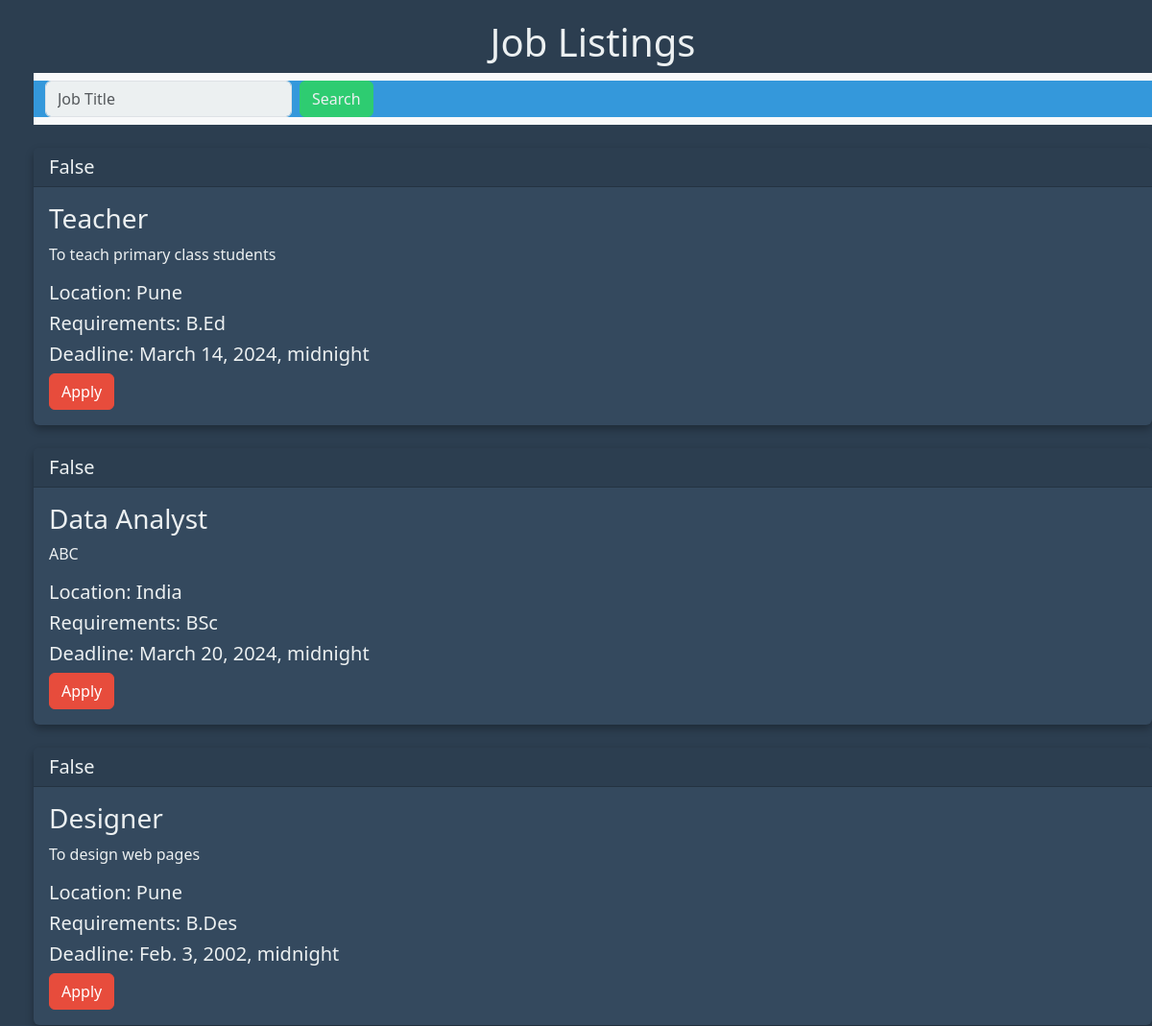
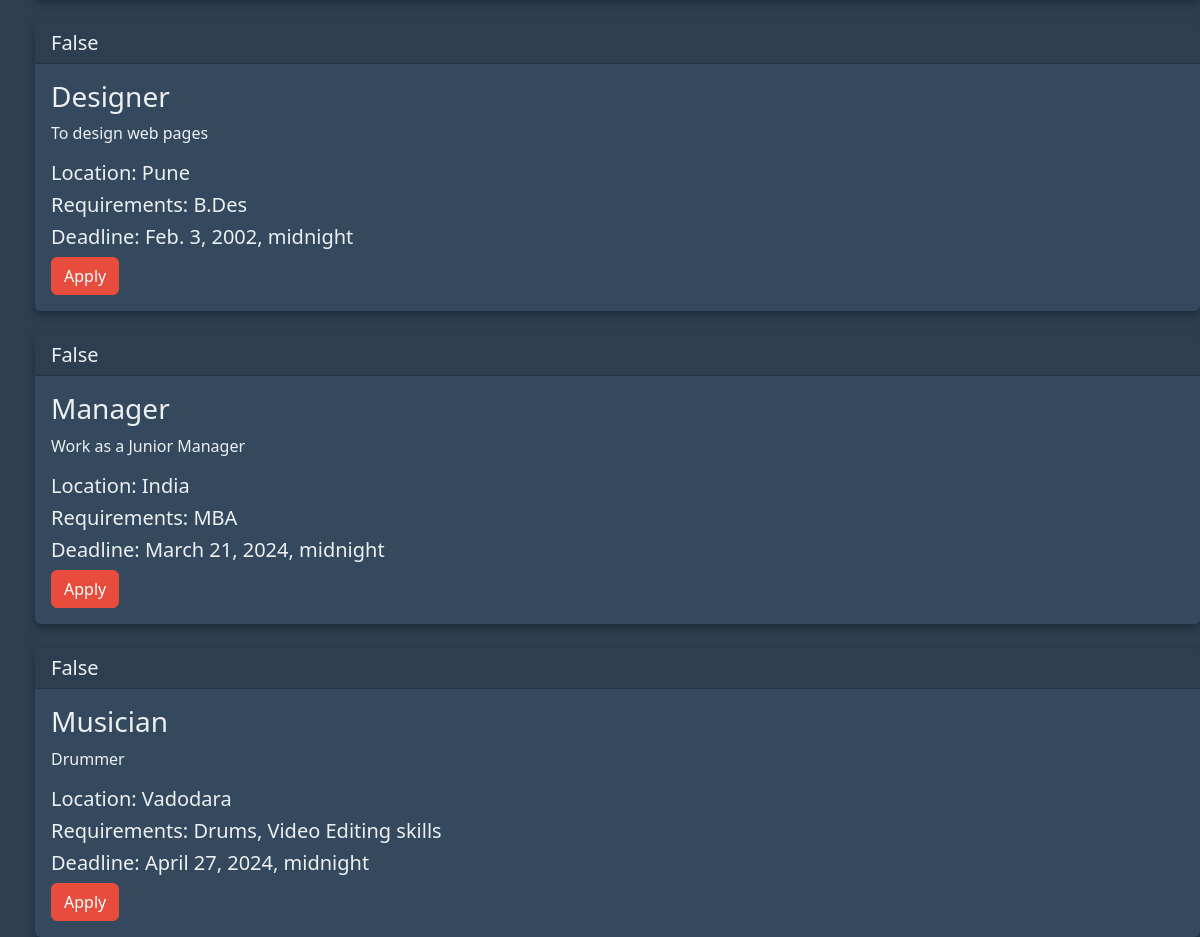
The page / on the database its author committed (2 pictures, top to bottom).
### job_details/models.py (models this page shows)
class Job(models.Model):
    title = models.CharField(max_length=255)
    company_name = models.CharField(max_length=255)
    description = models.TextField()
    location = models.TextField()
    requirements = models.TextField()
    app_deadline = models.DateField()
    class Meta:
        db_table = 'Job'

### job_details/views.py (the view)
# urls.py: path('', views.index, name='index'),
def index(request):
    job = Job.objects.all()
    return render(request, 'index.html', {'Job':job, 'BASE_DIR':BASE_DIR})

### templates/index.html (shortened to what this page needs)
<!DOCTYPE html>
<html lang="en">
<head>
    <link href="https://cdn.jsdelivr.net/npm/bootstrap@5.3.3/dist/css/bootstrap.min.css" rel="stylesheet">
</head>
<body>
    <h1 style="text-align: center; margin-top: 20px;">Job Listings</h1>
    <nav class="navbar bg-body-tertiary">
        <div class="container-fluid">
            <form class="d-flex">
                <input class="form-control me-2" type="search" placeholder="Job Title" aria-label="Search" style="background-color: #ecf0f1; color: #2c3e50;">
                <button class="btn btn-outline-success" type="submit" style="color: #ecf0f1; background-color: #2ecc71; border-color: #2ecc71;">Search</button>
            </form>
        </div>
    </nav>
    {% for job in Job %}
    <div class="card mt-4">
        <h5 class="card-header" style="background-color: #2c3e50; left-margin: 300px">{{ job.company_name }}</h5>
        <div class="card-body">
            <h3 class="card-title">{{ job.title }}</h3>
            <p class="card-text">{{ job.description }}</p>
            <h5 class="card-title">Location: {{ job.location }}</h5>
            <h5 class="card-title">Requirements: {{ job.requirements }}</h5>
            <h5 class="card-title">Deadline: {{ job.app_deadline }}</h5>
            <a href="apply.html" class="btn btn-primary">Apply</a>
        </div>
    </div>
    {% endfor %}
</body>
</html>

### templates/index.html (style rules this page uses)
body { background-color: #2c3e50; color: #ecf0f1; margin-left: 35px }
.container-fluid { background-color: #3498db; }
.card { background-color: #34495e; color: #ecf0f1; border: none; box-shadow: 0px 4px 8px rgba(0, 0, 0, 0.3); transition: transform 0.3s ease-in-out; }
.btn-primary { background-color: #e74c3c; border-color: #e74c3c; transition: background-color 0.3s ease-in-out; }

### rows shown on the page
Job: company_name "False", title "Teacher", description "To teach primary class students", location "Pune", requirements "B.Ed", app_deadline "March 14, 2024, midnight"
Job: company_name "False", title "Data Analyst", description "ABC", location "India", requirements "BSc", app_deadline "March 20, 2024, midnight"
Job: company_name "False", title "Designer", description "To design web pages", location "Pune", requirements "B.Des", app_deadline "Feb. 3, 2002, midnight"
Job: company_name "False", title "Designer", description "To design web pages", location "Pune", requirements "B.Des", app_deadline "Feb. 3, 2002, midnight"
Job: company_name "False", title "Manager", description "Work as a Junior Manager", location "India", requirements "MBA", app_deadline "March 21, 2024, midnight"
Job: company_name "False", title "Musician", description "Drummer", location "Vadodara", requirements "Drums, Video Editing skills", app_deadline "April 27, 2024, midnight"
